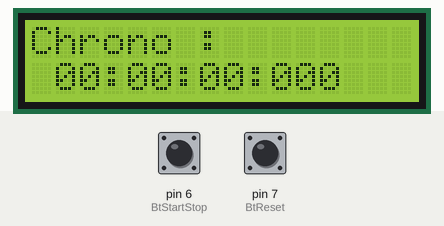
Recording of a sketch running on a simulated Arduino Uno, built with avr-gcc and run on an emulated ATmega328P. Shown: 16×2 character LCD. The inputs (shaded band) are chosen by the test bench; at power-on: pin 6 (BtStartStop) HIGH, pin 7 (BtReset) HIGH.

Above: at 1.2 s.
1.3 s: pin 6 (BtStartStop) pulled LOW for 0.15 s
At 1.45 s:
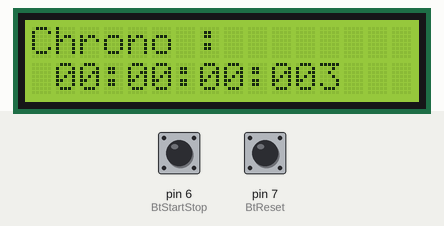
2.0 s: pin 6 (BtStartStop) pulled LOW for 1 s
At 2.0 s:
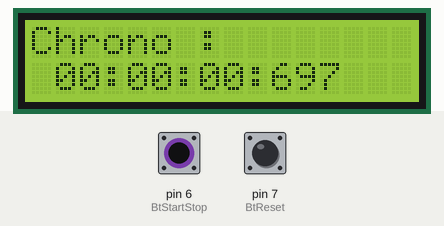
Timing chart, 0 to 5.0 s (numbered marks = the images above; inputs shaded):
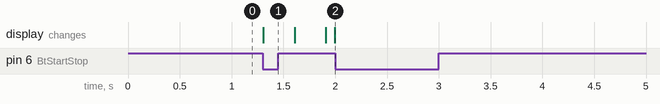

The sketch:

Chronometer.ino
```cpp
#include <LiquidCrystal.h>

LiquidCrystal lcd(12, 11, 5, 4, 3, 2);
int BtStartStop = 6;
int BtReset = 7;
bool EtatBtStartStop;
bool EtatBtReset;
int EtatBoutonAppuyer;
int EtatChronoOnOFF;
int TempsEcoule;
int Milliseconde;
int Seconde;
int Minute;
int Heure;
unsigned long currentTime = 0;
unsigned long previousTime = 0;


void setup() {
  pinMode(BtStartStop, INPUT_PULLUP);
  pinMode(BtReset, INPUT_PULLUP);
  lcd.begin(16, 2);
  lcd.print ("Chrono :");
}

void loop() {
  EtatBtStartStop = digitalRead(BtStartStop);
  EtatBtReset = digitalRead(BtReset);
  if (EtatBtStartStop == LOW && EtatBoutonAppuyer == 0) {
    EtatBoutonAppuyer = 1;
    EtatChronoOnOFF = !EtatChronoOnOFF;
  }
  if (EtatBtReset == LOW && EtatChronoOnOFF == 0 && EtatBoutonAppuyer == 0) {
    EtatBoutonAppuyer = 1;
    Milliseconde = 0;
    //Etc...
    Seconde = 0;
    Minute = 0;
    Heure = 0;
  }
  if (EtatBtStartStop == HIGH && EtatBtReset == HIGH) {
    EtatBoutonAppuyer = 0;
  }
  currentTime = millis();
  TempsEcoule = currentTime - previousTime;
  previousTime = millis();

  // Si EtatChronoOnOFF == 1 on exécute les actions entre {}
  if (EtatChronoOnOFF == 1) {
    // On calcule la valeur de Milliseconde en effectuant une addition entre Milliseconde et TempsEcoule.
    Milliseconde = Milliseconde + TempsEcoule;
    // Si Milliseconde > 999 on exécute les actions entre {}
    if (Milliseconde > 999) {
      Milliseconde = Milliseconde - 1000;
      // On incrémente la variable Seconde de + 1
      Seconde++;
    }
    if (Seconde > 59) {
      Seconde = 0;
      Minute++;
    }
    if (Minute > 59) {
      Minute = 0;
      Heure++;
    }
  }

  lcd.setCursor(9, 1);

  lcd.print(":");
  // Si la variable Milliseconde est plus grande que 99 on exécute les actions entre {}
  if (Milliseconde > 99) {
    lcd.setCursor(10, 1);
    lcd.print(Milliseconde);
  }
  else if (Milliseconde > 9 && Milliseconde < 100) {
    //Etc...
    lcd.setCursor(10, 1);
    lcd.print("0");
    lcd.setCursor(11, 1);
    lcd.print(Milliseconde);
  }
  else if (Milliseconde > 0 && Milliseconde < 10) {
    lcd.setCursor(10, 1);
    lcd.print("00");
    lcd.setCursor(12, 1);
    lcd.print(Milliseconde);
  }
  else {
    lcd.setCursor(9, 1);
    lcd.print(":000");
  }

  lcd.setCursor(6, 1);
  lcd.print(":");
  if (Seconde < 10) {
    lcd.setCursor(7, 1);
    lcd.print("0");
    lcd.setCursor(8, 1);
    lcd.print(Seconde);
  }
  else {
    lcd.setCursor(7, 1);
    lcd.print(Seconde);
  }

  lcd.setCursor(3, 1);
  lcd.print(":");
  if (Minute < 10) {
    lcd.setCursor(4, 1);
    lcd.print("0");
    lcd.setCursor(5, 1);
    lcd.print(Minute);
  }
  else {
    lcd.setCursor(4, 1);
    lcd.print(Minute);
  }
  if (Heure < 10) {
    lcd.setCursor(1, 1);
    lcd.print("0");
    lcd.setCursor(2, 1);
    lcd.print(Heure);
  }
  else {
    lcd.setCursor(1, 1);
    lcd.print(Heure);
  }
}
```

Measured:
- after the input at 1.3 s, the display: changes at once (image 1)
- after the input at 2.0 s, every drawn part: stays the same
